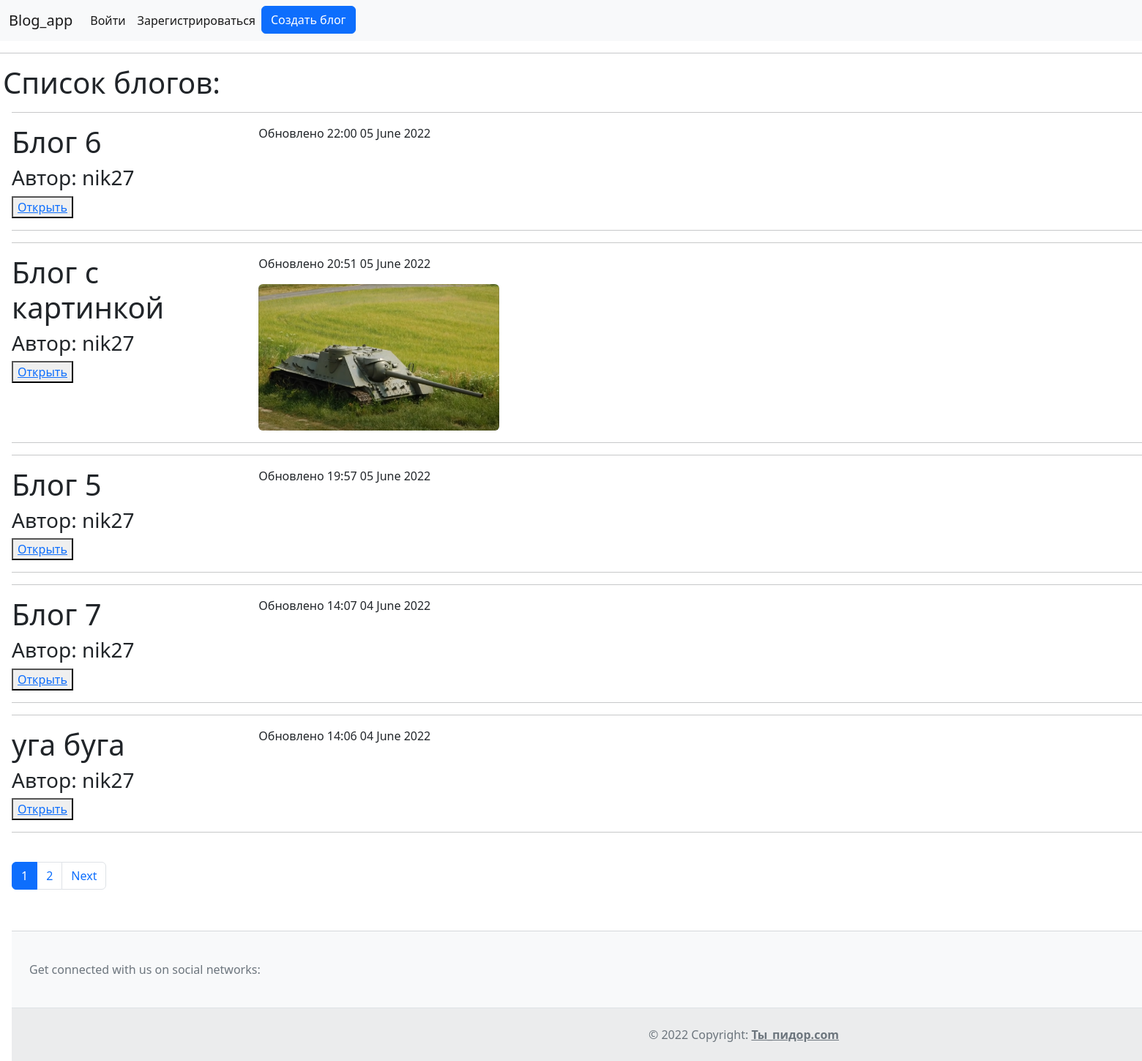
The page / on the database its author committed.
### blog_app/models.py (models this page shows, shortened)
class Blog(models.Model):
    user = models.ForeignKey(User,on_delete=models.CASCADE)
    name = models.CharField(max_length=20)
    ctime = models.DateTimeField(auto_now_add=True)
    images = models.ImageField(upload_to='photos', default=None, null=True, blank=True)

### blog_app/views.py (the view)
# urls.py: path('',views.homepage,name = 'homepage'),
def homepage(request):
    blogs = Blog.objects.all().order_by('-ctime')
    p = Paginator(blogs,5)
    page_number = request.GET.get('page')
    page_obj = p.get_page(page_number)
    context = {'blogs':blogs,'request':request,'page_obj':page_obj}
    return render(request,'blog_app/homepage.html',context)

### blog_app/templates/blog_app/homepage.html (shortened to what this page needs)
<!DOCTYPE html>
<html lang="en">
<head>
    <link href="https://cdn.jsdelivr.net/npm/bootstrap@5.2.0-beta1/dist/css/bootstrap.min.css" rel="stylesheet">
  </head>
</head>
<body>
<div  id="header" >
    {% include 'inc/_nav.html' %}
    <h1 class="ms-1">Список блогов:</h1>
</div>
<div class="ms-3" style="width: 2000px;">
{% for blog in page_obj.object_list %}
<hr>
        <div class="row">
            <div class="col-md-2">
<h1>{{blog.name}}</h1>
<h3 >Автор: {{blog.user}}</h3>
<button style="display: inline;"><a href="/blogs/{{blog.id}}">Открыть</a></button>
            </div>
            <div class="col">
                <p>Обновлено {{blog.ctime |date:"H:i d E Y"}}</p>{% if blog.images %}
    <img src="{{blog.images.url}}" height="200" class="rounded float-start">
    {% endif %}
            </div>
        </div>
<hr>
{% endfor %}
<br>
    {% include 'inc/_pag.html' %}
<br>
{% include 'inc/_footer.html' %}
</body>
</html>

### rows shown on the page
Blog: name "Блог 6", user "nik27", ctime "22:00 05 June 2022"
Blog: name "Блог с картинкой", user "nik27", ctime "20:51 05 June 2022", images (picture)
Blog: name "Блог 5", user "nik27", ctime "19:57 05 June 2022"
Blog: name "Блог 7", user "nik27", ctime "14:07 04 June 2022"
Blog: name "уга буга", user "nik27", ctime "14:06 04 June 2022"

### other values the page prints
{{ p }} "1"
{{ p }} "2"
